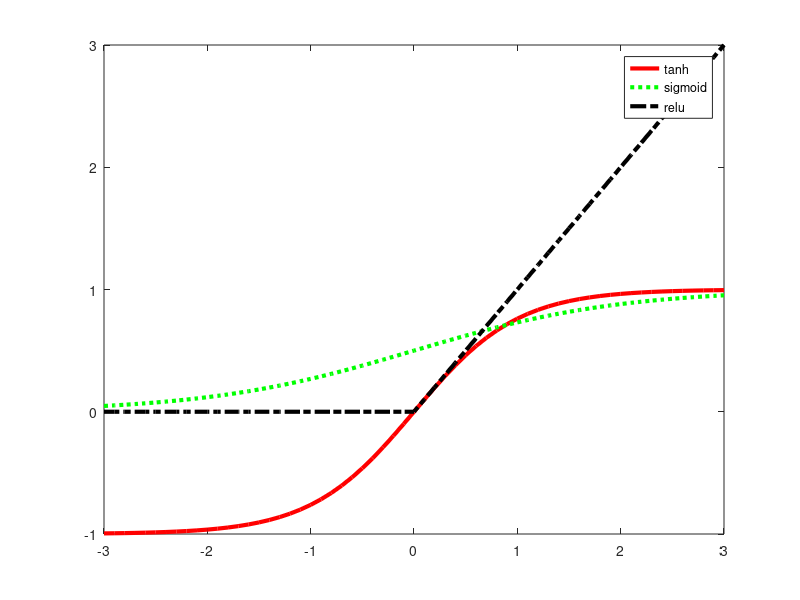

Source code (MATLAB): (Note: this script raises an error after producing the figure.)
%% Visually compare tanh and sigmoid functions
%
%%

% This file is from pmtk3.googlecode.com

xs = -3:0.1:3;
pt = tanh(xs);
ps = 1./(1+exp(-xs));
pr = max(0, xs);
figure;
plot(xs, pt, 'r-', 'linewidth', 3)
hold on
plot(xs, ps, 'g:', 'linewidth', 3)
plot(xs, pr, 'k-.', 'linewidth', 3);
legend('tanh', 'sigmoid', 'relu');
printPmtkFigure('tanhPlot')
